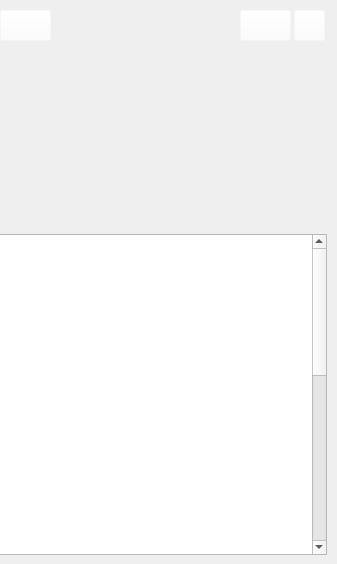
   <widget class="QWidget" name="store_page">
    <widget class="QLabel" name="store_photo">
     <property name="geometry">
      <rect>
       <x>0</x>
       <y>0</y>
       <width>325</width>
       <height>221</height>
      </rect>
     </property>
     <property name="text">
      <string/>
     </property>
    </widget>
    <widget class="QTableWidget" name="store_table">
     <property name="geometry">
      <rect>
       <x>-1</x>
       <y>234</y>
       <width>328</width>
       <height>321</height>
      </rect>
     </property>
     <property name="cursor" stdset="0">
      <cursorShape>PointingHandCursor</cursorShape>
     </property>
     <property name="editTriggers">
      <set>QAbstractItemView::EditKeyPressed</set>
     </property>
     <property name="showGrid">
      <bool>false</bool>
     </property>
     <property name="rowCount">
      <number>23</number>
     </property>
     <property name="columnCount">
      <number>2</number>
     </property>
     <attribute name="horizontalHeaderVisible">
      <bool>false</bool>
     </attribute>
     <attribute name="horizontalHeaderMinimumSectionSize">
      <number>30</number>
     </attribute>
     <attribute name="horizontalHeaderDefaultSectionSize">
      <number>100</number>
     </attribute>
     <attribute name="horizontalHeaderHighlightSections">
      <bool>true</bool>
     </attribute>
     <attribute name="verticalHeaderVisible">
      <bool>false</bool>
     </attribute>
     <attribute name="verticalHeaderMinimumSectionSize">
      <number>20</number>
     </attribute>
     <row/>
     <row/>
     <row/>
     <row/>
     <row/>
     <row/>
     <row/>
     <row/>
     <row/>
     <row/>
     <row/>
     <row/>
     <row/>
     <row/>
     <row/>
     <row/>
     <row/>
     <row/>
     <row/>
     <row/>
     <row/>
     <row/>
     <row/>
     <column/>
     <column/>
    </widget>
    <widget class="QPushButton" name="home_btn_2">
     <property name="geometry">
      <rect>
       <x>240</x>
       <y>10</y>
       <width>51</width>
       <height>31</height>
      </rect>
     </property>
     <property name="cursor">
      <cursorShape>PointingHandCursor</cursorShape>
     </property>
     <property name="styleSheet">
      <string notr="true">background-color: rgba(255, 255, 255, 0);</string>
     </property>
     <property name="text">
      <string/>
     </property>
    </widget>
    <widget class="QPushButton" name="back_btn_2">
     <property name="geometry">
      <rect>
       <x>0</x>
       <y>10</y>
       <width>51</width>
       <height>31</height>
      </rect>
     </property>
     <property name="cursor">
      <cursorShape>PointingHandCursor</cursorShape>
     </property>
     <property name="styleSheet">
      <string notr="true">background-color: rgba(255, 255, 255, 0);</string>
     </property>
     <property name="text">
      <string/>
     </property>
    </widget>
    <widget class="QPushButton" name="cashdack_btn_2">
     <property name="geometry">
      <rect>
       <x>294</x>
       <y>10</y>
       <width>31</width>
       <height>31</height>
      </rect>
     </property>
     <property name="cursor">
      <cursorShape>PointingHandCursor</cursorShape>
     </property>
     <property name="styleSheet">
      <string notr="true">background-color: rgba(255, 255, 255, 0);</string>
     </property>
     <property name="text">
      <string/>
     </property>
    </widget>
   </widget>
